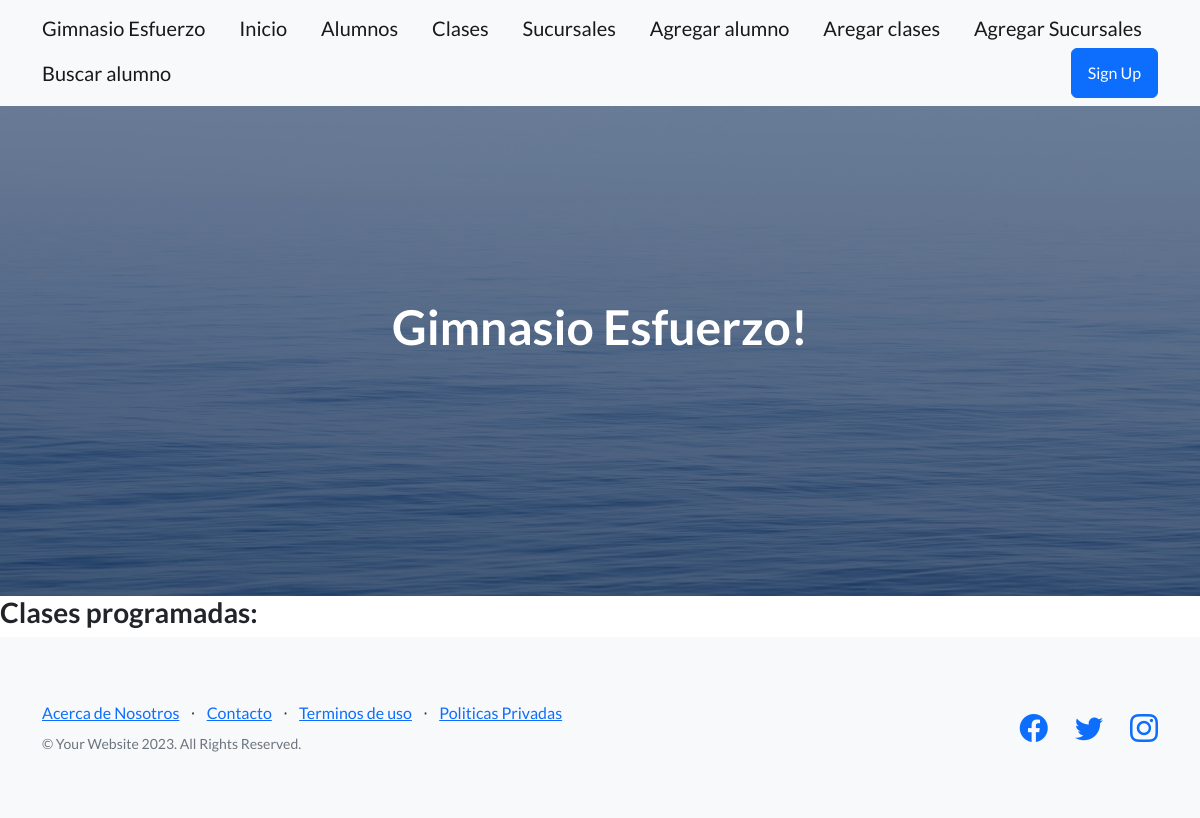
The app's page /AppGimnasio/clases/, older data.
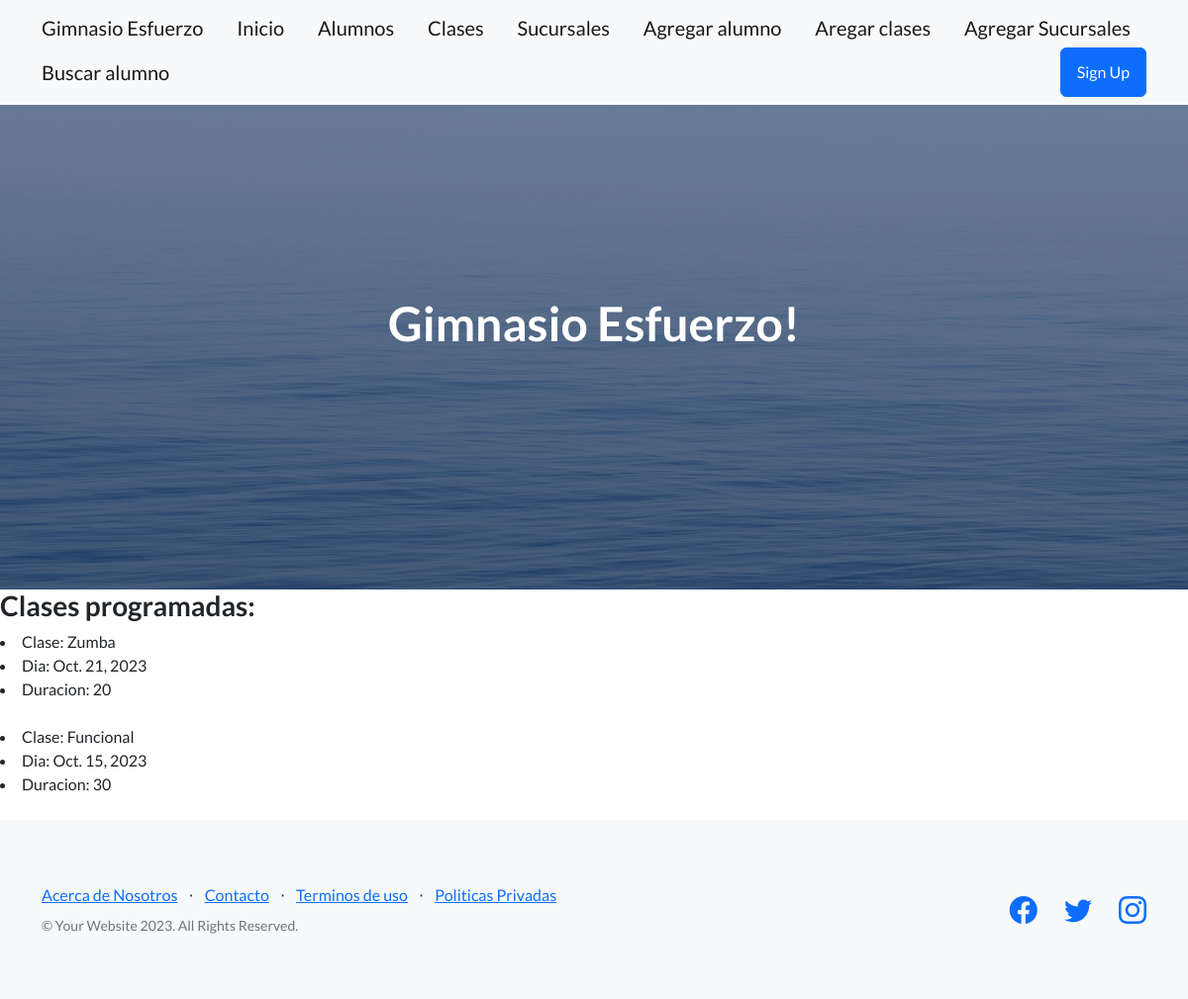
The same page, newer data.
### AppGimnasio/models.py (models this page shows)
class Clase(models.Model):
    clase = models.CharField(max_length=40)
    dia = models.DateField()
    tiempo = models.IntegerField()

### AppGimnasio/views.py (the view)
# urls.py: path('clases/', views.clases, name = "Clases"),
def clases(request):
    clases = Clase.objects.all()
    return render(request, "AppGimnasio/clases.html",{"clases":clases})

### AppGimnasio/templates/AppGimnasio/clases.html
{% extends "AppGimnasio/padre.html" %}
{% load static %}
{% block Cambia %}
<h3> Clases programadas:  </h3>
{% for clase in clases %}
      <li> Clase: {{clase.clase}}</li>
      <li> Dia: {{clase.dia}}</li>
      <li> Duracion: {{clase.tiempo}}</li>
      <br>
{% endfor %}
{% endblock %}

Row changes from the older to the newer data that the page shows:
added Clase: clase "Zumba", dia "Oct. 21, 2023", tiempo "20"
added Clase: clase "Funcional", dia "Oct. 15, 2023", tiempo "30"
